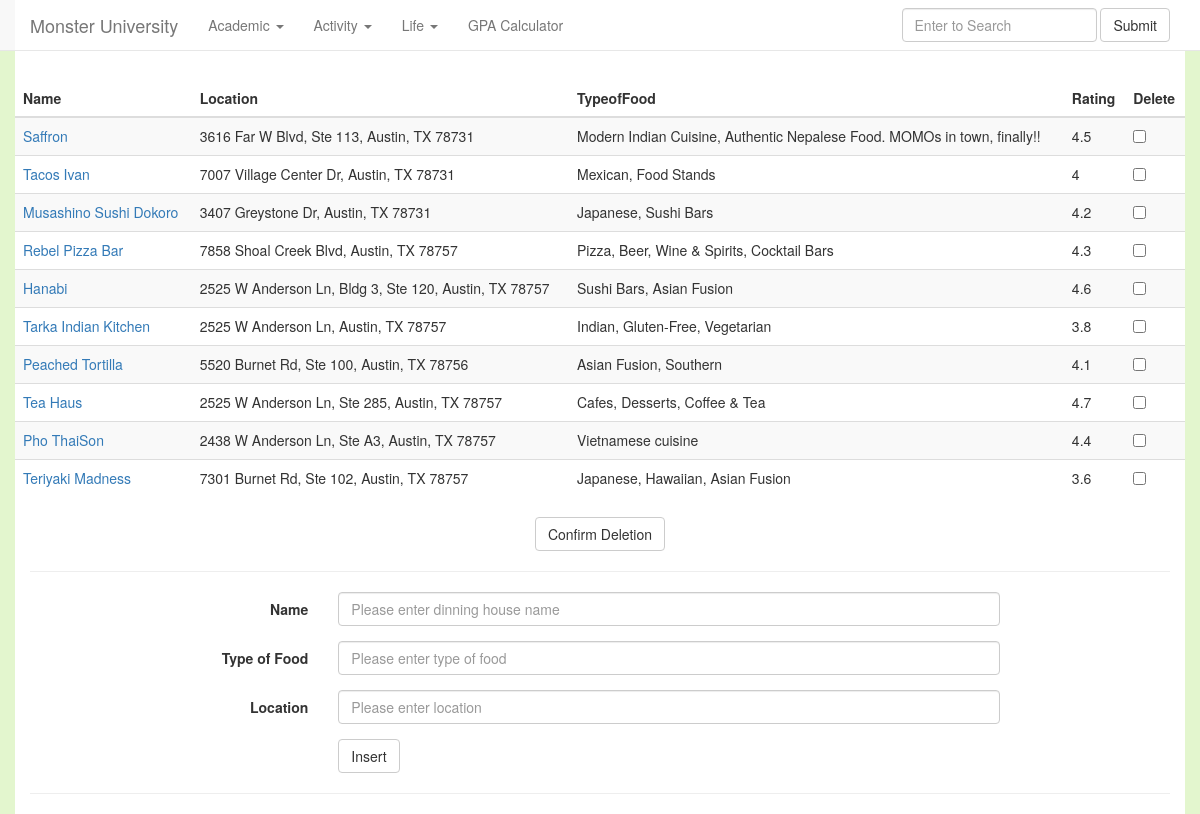
Screenshot of /dining with the database file from the repository.
### tables this page shows
CREATE TABLE Dining(
	DiningId INTEGER PRIMARY KEY,
	Name TEXT,
	Location TEXT,
	TypeOfFood TEXT,
	Rating INTEGER,
	RatingStudentId INTEGER
);

### chinook.py (the view)
@app.route('/dining')
def show_dinning():
    dinnings = g.db.execute('SELECT * FROM dining')
    dinnings = dinnings.fetchall()
    return render_template('show_dinnings.html', dinnings=dinnings)

### chinook.py (called while the page is built)
def connect_db():
    return sqlite3.connect(app.config['DATABASE'])

@app.before_request
def before_request():
    g.db = connect_db()

@app.teardown_request
def teardown_request(exception):
    db = getattr(g, 'db', None)
    if db is not None:
        db.close()

### templates/show_dinnings.html (shortened to what this page needs)
<!doctype html>
<html>
<head>
   <link href="http://apps.bdimg.com/libs/bootstrap/3.3.0/css/bootstrap.min.css" rel="stylesheet">
</head>
<body>
  <div style="background-color:#E3F6CE">
  <div class="container" style="background-color:white">
    <nav class="navbar navbar-default navbar-fixed-top" role="navigation">
        <div class="container" style="background-color:white">
   <div class="navbar-header">
      <a class="navbar-brand" href="/">Monster University</a>
   </div>
   <div>
      <ul class="nav navbar-nav">
         <li class="dropdown">
            <a href="#" class="dropdown-toggle" data-toggle="dropdown">
               Academic <b class="caret"></b>
            </a>
         </li>
            <li class="dropdown">
            <a href="#" class="dropdown-toggle" data-toggle="dropdown">
               Activity <b class="caret"></b>
            </a>
         </li>
         <li class="dropdown">
            <a href="#" class="dropdown-toggle" data-toggle="dropdown">
               Life <b class="caret"></b>
            </a>
         </li>
                   <li><a href="#">GPA Calculator</a></li>
      </ul>
   </div>
   <link rel="stylesheet" href="http://code.jquery.com/ui/1.11.4/themes/smoothness/jquery-ui.css">
      <form class="navbar-form navbar-right search" action="/search"  method=post role="search">
        <div class="form-group">
          <input type="text" class="form-control" name=searchbox placeholder="Enter to Search" id="search_word">
        </div>
        <button type="submit" value="Search" class="btn btn-default">Submit</button>
      </form>
    <div class="container" style="background-color:white">
</nav>
<div class=page>
  <br><br>  <br><br>
  <form class="form-horizontal" role="form" action="/deletedinning" method=post>
    <div class="form-group">
  <table class="table table-striped">
   <thead>
      <tr>
         <th>Name</th>
         <th>Location</th>
         <th>TypeofFood</th>
         <th>Rating</th>
         <th>Delete</th>
      </tr>
   </thead>
      <tbody>
     {% for dinning in dinnings %}
      <tr>
         <td><a href="/dinning/{{dinning[1]}}">{{dinning[1]}}</td>
         <td>{{dinning[2]}}</td>
        <td>{{dinning[3]}}</td>
        <td>{{dinning[4]}}</td>
         <td><input type="checkbox" name=delete value="{{dinning[1]}}"></td>
    {% endfor %}
   </tbody>
</table>
<div>
  <center>
  <button type="submit" class="btn btn-default">Confirm Deletion</button>
</center>
</div>
</div>
</form>
</div>
<hr>
<div class=page>
<div class="center-block" style="width:800px">
<form class="form-horizontal" role="form" action="/adddinning" method=post>
   <div class="form-group">
      <label for="firstname" class="col-sm-2 control-label">Name</label>
      <div class="col-sm-10">
         <input type="text" class="form-control" id="name" name=name
            placeholder="Please enter dinning house name">
      </div>
   </div>
   <div class="form-group">
      <label for="lastname" class="col-sm-2 control-label">Type of Food</label>
      <div class="col-sm-10">
         <input type="text" class="form-control" id="research" name=research
            placeholder="Please enter type of food">
      </div>
   </div>
      <div class="form-group">
      <label for="lastname" class="col-sm-2 control-label">Location</label>
      <div class="col-sm-10">
         <input type="text" class="form-control" id="location" name=location
            placeholder="Please enter location">
      </div>
   </div>
   <div class="form-group">
      <div class="col-sm-offset-2 col-sm-10">
         <button type="submit" class="btn btn-default">Insert</button>
      </div>
   </div>
</form>
</div>
<hr>
</div>
</body>

### rows the page displays
Dining: Name "Saffron", Location "3616 Far W Blvd, Ste 113, Austin, TX 78731", TypeOfFood "Modern Indian Cuisine, Authentic Nepalese Food. MOMOs in town, finally!!", Rating "4.5"
Dining: Name "Tacos Ivan", Location "7007 Village Center Dr, Austin, TX 78731", TypeOfFood "Mexican, Food Stands", Rating "4"
Dining: Name "Musashino Sushi Dokoro", Location "3407 Greystone Dr, Austin, TX 78731", TypeOfFood "Japanese, Sushi Bars", Rating "4.2"
Dining: Name "Rebel Pizza Bar", Location "7858 Shoal Creek Blvd, Austin, TX 78757", TypeOfFood "Pizza, Beer, Wine & Spirits, Cocktail Bars", Rating "4.3"
Dining: Name "Hanabi", Location "2525 W Anderson Ln, Bldg 3, Ste 120, Austin, TX 78757", TypeOfFood "Sushi Bars, Asian Fusion", Rating "4.6"
Dining: Name "Tarka Indian Kitchen", Location "2525 W Anderson Ln, Austin, TX 78757", TypeOfFood "Indian, Gluten-Free, Vegetarian", Rating "3.8"
Dining: Name "Peached Tortilla", Location "5520 Burnet Rd, Ste 100, Austin, TX 78756", TypeOfFood "Asian Fusion, Southern", Rating "4.1"
Dining: Name "Tea Haus", Location "2525 W Anderson Ln, Ste 285, Austin, TX 78757", TypeOfFood "Cafes, Desserts, Coffee & Tea", Rating "4.7"
Dining: Name "Pho ThaiSon", Location "2438 W Anderson Ln, Ste A3, Austin, TX 78757", TypeOfFood "Vietnamese cuisine", Rating "4.4"
Dining: Name "Teriyaki Madness", Location "7301 Burnet Rd, Ste 102, Austin, TX 78757", TypeOfFood "Japanese, Hawaiian, Asian Fusion", Rating "3.6"
